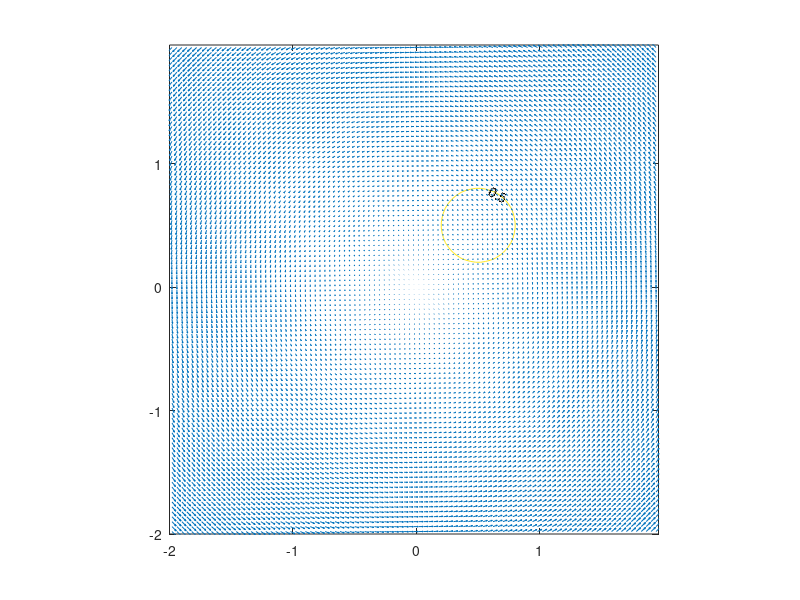

MATLAB code for this plot: (Note: this script raises an error after producing the figure.)
% 
% Driver.m
% Initializes the level set problem on  a rectangular grid

%%
%Grid construction
clear all

lx = 4;
ly = 4;
nx = 100; ny = 100;
dx = lx/nx; dy = ly/ny;
dt = 0.01;
epsilon = dx/2;
x = -lx/2:dx:lx/2-dx;
y = -ly/2:dy:ly/2-dy;
[X,Y] = meshgrid(x,y);

phi = sqrt((X-0.5).^2+(Y-0.5).^2)-0.3;
phi0 = 1./(1+exp(phi./epsilon));
phi = phi0;

contour(X,Y,phi,[0.5 0.5],'showtext','on')
axis equal
hold on

xflow = -lx/2 + dx/2:dx:lx/2 - 3*dx/2;
yflow = -ly/2 + dy/2:dy:ly/2 - 3*dy/2;
[Xflow,Yflow] = meshgrid(xflow,yflow);

% Rotating circle
U = -Yflow;
V = Xflow;
Tfinal = 1;

% Vortex flow
% U = sin(pi*Xflow).^2.*sin(2*pi*Yflow);
% V = -sin(pi*Yflow).^2.*sin(2*pi*Xflow);
% Tfinal = 1;
quiver(Xflow,Yflow,U,V)
N = ceil(Tfinal/dt);
reinitialize = 5;
hold off
%N=100;
area = zeros(1,N);

%% Conservative level set
for k=1:N
    time = k*dt;
    newPhi = LevelSetEvolve(phi,V,U,nx,ny,dx,dy,dt);
%     newPhi = ConserveLevelSetEvolve(phi,V,U,nx,ny,dx,dy,dt,epsilon,k,reinitialize);
    phi = newPhi;
    
    colorbar
    [c,h] = contour(X,Y,phi,[0.5 0.5],'showtext','on','linewidth',3);
    xlabel('X')
    ylabel('Y')
    axis equal
    axis([-lx/2 lx/2 -ly/2 ly/2])
    title(sprintf('time=%d',time))
    hold on
    quiver(Xflow,Yflow,U,V)
    set(gca,'fontsize',14)
    hold off
    drawnow
    area(k) = polyarea(c(1,:),c(2,:));
end
hold on
contour(X,Y,phi0,[0.5 0.5],'showtext','on','linewidth',3)
axis equal
quiver(Xflow,Yflow,U,V)

% plot area 
figure(2)
title('Volume conservation', 'fontsize',13)
hold on
plot(dt:dt:N*dt,area,'linewidth',3)
xlabel('area','fontsize',13)
ylabel('time','fontsize',13)
axis([0 Tfinal 0 1.1*max(area)])
set(gca,'fontsize',13)